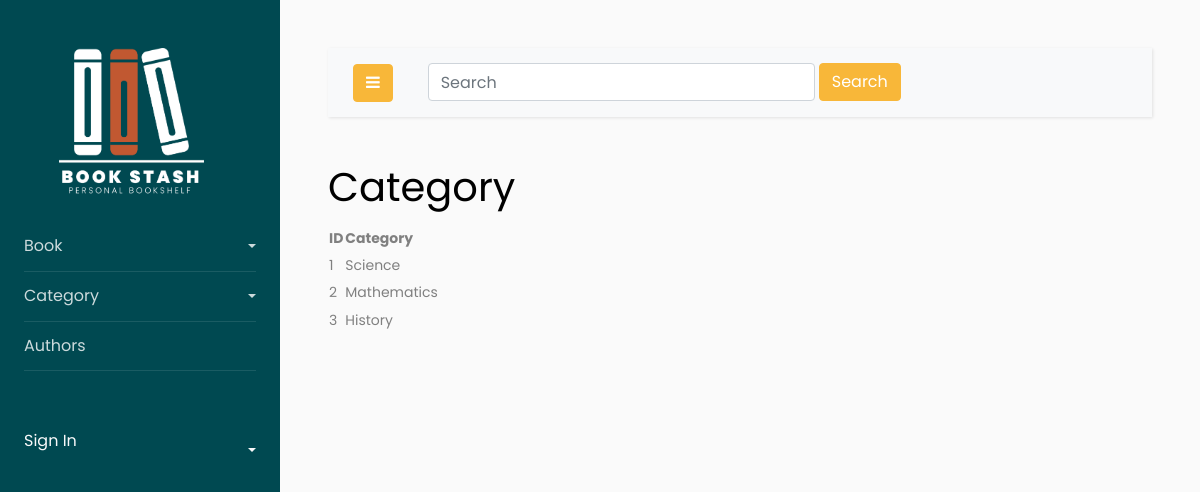
Page /book/category/ on the committed database.
### book/models.py (models this page shows, shortened)
class BookCategory(models.Model):
    category_name = models.CharField(max_length=50)
    category_description = models.TextField(max_length=500)

### book/views.py (the view)
# urls.py: path('book/category/', BookCategoryList.as_view(), name='category_list'),
class BookCategoryList(View):
    def get(self, request):
        queryset = BookCategory.objects.all()
        context = {
            'category_list':queryset
        }
        return render(request, 'book/category/category_list.html', context)

### book/templates/book/category/category_list.html
{% extends 'base.html' %}
{% block content %}
<h1>Category</h1>
<table>
    <thead>
        <th>ID</th>
        <th>Category</th>
    </thead>
    <tbody>
    {% for category in category_list %}
        <tr>
            <td>{{ category.id }}</td>
            <td>{{ category.category_name }}</td>
        </tr>
    {% endfor %}
    </tbody>
</table>
{% endblock %}

### rows in the picture
BookCategory: id "1", category_name "Science"
BookCategory: id "2", category_name "Mathematics"
BookCategory: id "3", category_name "History"
